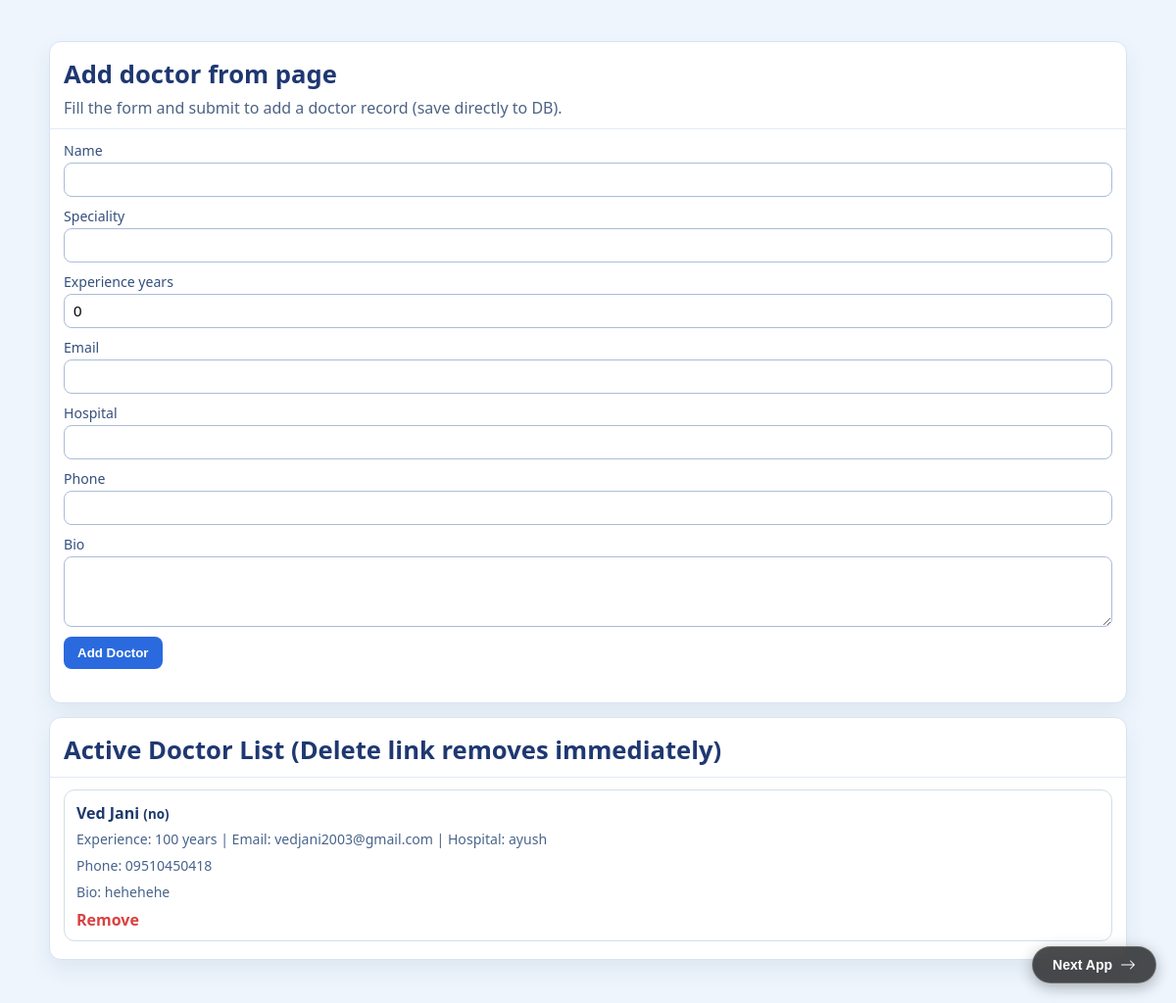
The page /q8/ on the database its author committed.
### q8/models.py (models this page shows, shortened)
class Doctor(models.Model):
    name = models.CharField(max_length=120)
    speciality = models.CharField(max_length=120)
    experience_years = models.PositiveSmallIntegerField(default=0)
    email = models.EmailField(max_length=254)
    phone = models.CharField(max_length=30, blank=True)
    hospital = models.CharField(max_length=150, blank=True)
    bio = models.TextField(blank=True)
    class Meta:
        ordering = ['-experience_years', 'name']

### q8/views.py (the view)
# urls.py: path('', views.home8, name='home8'),
def home8(request):
    doctors = Doctor.objects.all().order_by('-experience_years')[:20]
    form = DoctorForm()
    if request.method == 'POST':
        if 'add_doctor' in request.POST:
            form = DoctorForm(request.POST)
            if form.is_valid():
                form.save()
                return redirect('q8:home8')
    return render(request, 'index8.html', {'doctors': doctors, 'form': form})

### q8/forms.py
class DoctorForm(forms.ModelForm):
    class Meta:
        model = Doctor
        fields = ['name', 'speciality', 'experience_years', 'email', 'phone', 'hospital', 'bio']
        widgets = {
            'bio': forms.Textarea(attrs={'rows': 3}),
        }

### q8/templates/index8.html (shortened to what this page needs)
﻿<!DOCTYPE html>
<html lang="en">
<head>
</head>
<body>
<a href="/q9/" style="position: fixed; bottom: 20px; right: 20px; z-index: 9999; text-decoration: none; padding: 10px 20px; background: rgba(0, 0, 0, 0.7); backdrop-filter: blur(10px); -webkit-backdrop-filter: blur(10px); border: 1px solid rgba(255,255,255,0.2); border-radius: 30px; color: #fff; font-family: sans-serif; font-weight: 600; font-size: 14px; box-shadow: 0 4px 15px rgba(0,0,0,0.3); transition: all 0.3s ease; display: flex; align-items: center; gap: 8px;">
    Next App
    <svg xmlns="http://www.w3.org/2000/svg" width="16" height="16" fill="currentColor" viewBox="0 0 16 16"><path fill-rule="evenodd" d="M1 8a.5.5 1 0 1 .5-.5h11.793l-3.147-3.146a.5.5 0 0 1 .708-.708l4 4a.5.5 0 0 1 0 .708l-4 4a.5.5 0 0 1-.708-.708L13.293 8.5H1.5A.5.5 0 0 1 1 8z"/></svg>
</a>
    <div class="page">
        <section class="panel">
            <header>
                <h1>Add doctor from page</h1>
                <p>Fill the form and submit to add a doctor record (save directly to DB).</p>
            </header>
            <div class="content">
                <form method="post">
                    <div class="form-row">
                        <label>Name</label>
                        <input type="text" name="name" required>
                    </div>
                    <div class="form-row">
                        <label>Speciality</label>
                        <input type="text" name="speciality" required>
                    </div>
                    <div class="form-row">
                        <label>Experience years</label>
                        <input type="number" name="experience_years" min="0" value="0" required>
                    </div>
                    <div class="form-row">
                        <label>Email</label>
                        <input type="email" name="email" required>
                    </div>
                    <div class="form-row">
                        <label>Hospital</label>
                        <input type="text" name="hospital">
                    </div>
                    <div class="form-row">
                        <label>Phone</label>
                        <input type="text" name="phone">
                    </div>
                    <div class="form-row">
                        <label>Bio</label>
                        <textarea name="bio" rows="3"></textarea>
                    </div>
                    <button type="submit" name="add_doctor" class="submit-btn">Add Doctor</button>
                </form>
            </div>
        </section>
        <section class="panel">
            <header>
                <h1>Active Doctor List (Delete link removes immediately)</h1>
            </header>
            <div class="content cards">
                {% if doctors and doctors|length > 0 %}
                    {% for doctor in doctors %}
                        <div class="card">
                            <h4>{{ doctor.name }} <small>({{ doctor.speciality }})</small></h4>
                            <div class="meta">Experience: {{ doctor.experience_years }} years | Email: {{ doctor.email }} | Hospital: {{ doctor.hospital }}</div>
                            <div class="meta">Phone: {% if doctor.phone %}{{ doctor.phone }}{% else %}N/A{% endif %}</div>
                            <div class="meta">Bio: {{ doctor.bio|default:'(No bio)' }}</div>
                            <div class="actions"><a href="{% url 'q8:delete_doctor' doctor.id %}">Remove</a></div>
                        </div>
                    {% endfor %}
                {% else %}
                    <div class="card">
                        <p>No doctors configured yet. Add above or use admin link to add more.</p>
                    </div>
                {% endif %}
            </div>
        </section>
    </div>
</body>
</html>

### q8/templates/index8.html (style rules this page uses)
body { margin: 0; padding: 0; font-family: 'Segoe UI', Tahoma, Geneva, Verdana, sans-serif; background: #eef5fd; color: #20345f; }
.page { width: min(1100px, 100%); margin: 0 auto; padding: 20px 14px 30px; }
.panel { background: #fff; border-radius: 12px; border: 1px solid #d7e4f4; box-shadow: 0 10px 22px rgba(27, 48, 90, 0.08); margin-bottom: 14px; }
.panel > header { padding: 15px 14px 10px; border-bottom: 1px solid #e2eaf5; }
.panel h1 { margin: 0; font-size: 1.6rem; color: #1f3871; }
.panel p { margin: 6px 0 0; color: #4d6384; }
.panel .content { padding: 12px 14px 18px; }
.form-row { margin-bottom: 10px; }
.form-row label { display: block; font-size: .88rem; color: #344f7d; margin-bottom: 3px; }
.form-row input, .form-row textarea { width: 100%; border: 1px solid #abbcd8; border-radius: 8px; padding: 8px 9px; font-size: .95rem; }
.form-row textarea { resize: vertical; }
.submit-btn { background: #2a6ade; color: #fff; border: none; padding: 9px 14px; border-radius: 8px; cursor: pointer; font-weight: 600; }
.cards { display: grid; gap: 12px; }
.card { background: #fff; border: 1px solid #d1dfe9; border-radius: 11px; padding: 12px 12px 10px; }
.card h4 { margin: 0 0 6px; color: #1c396a; }
.card .meta { font-size: .88rem; color: #48648c; margin-bottom: 8px; }
.card .actions { margin-top: 8px; }
.card .actions a { text-decoration: none; color: #d94141; font-weight: 600; }

### rows shown on the page
Doctor: name "Ved Jani", speciality "no", experience_years "100", email "vedjani2003@gmail.com", hospital "ayush", phone "09510450418", bio "hehehehe"
